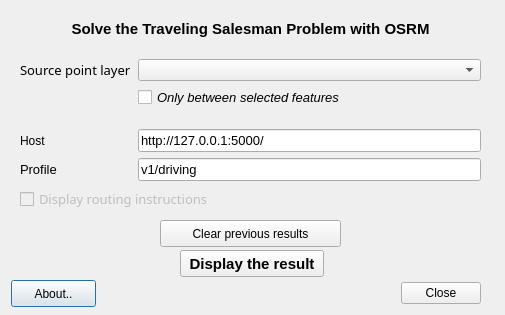
<?xml version="1.0" encoding="UTF-8"?>
<ui version="4.0">
 <class>OsrmTspDialog</class>
 <widget class="QDialog" name="OsrmTspDialog">
  <property name="geometry">
   <rect>
    <x>0</x>
    <y>0</y>
    <width>505</width>
    <height>315</height>
   </rect>
  </property>
  <property name="windowTitle">
   <string>OSRM</string>
  </property>
  <widget class="QPushButton" name="pushButton_about">
   <property name="geometry">
    <rect>
     <x>11</x>
     <y>280</y>
     <width>85</width>
     <height>27</height>
    </rect>
   </property>
   <property name="text">
    <string>About..</string>
   </property>
  </widget>
  <widget class="QDialogButtonBox" name="close_button_box">
   <property name="geometry">
    <rect>
     <x>390</x>
     <y>280</y>
     <width>91</width>
     <height>27</height>
    </rect>
   </property>
   <property name="orientation">
    <enum>Qt::Horizontal</enum>
   </property>
   <property name="standardButtons">
    <set>QDialogButtonBox::Close</set>
   </property>
  </widget>
  <widget class="QPushButton" name="pushButton_display">
   <property name="geometry">
    <rect>
     <x>180</x>
     <y>250</y>
     <width>144</width>
     <height>27</height>
    </rect>
   </property>
   <property name="font">
    <font>
     <family>Arial</family>
     <pointsize>11</pointsize>
     <weight>75</weight>
     <bold>true</bold>
    </font>
   </property>
   <property name="text">
    <string>Display the result</string>
   </property>
  </widget>
  <widget class="QWidget" name="layoutWidget">
   <property name="geometry">
    <rect>
     <x>20</x>
     <y>20</y>
     <width>461</width>
     <height>191</height>
    </rect>
   </property>
   <layout class="QFormLayout" name="formLayout">
    <property name="fieldGrowthPolicy">
     <enum>QFormLayout::AllNonFixedFieldsGrow</enum>
    </property>
    <item row="1" column="0">
     <spacer name="verticalSpacer_3">
      <property name="orientation">
       <enum>Qt::Vertical</enum>
      </property>
      <property name="sizeHint" stdset="0">
       <size>
        <width>20</width>
        <height>40</height>
       </size>
      </property>
     </spacer>
    </item>
    <item row="2" column="0">
     <widget class="QLabel" name="label_3">
      <property name="font">
       <font>
        <family>Sans Serif</family>
        <pointsize>10</pointsize>
       </font>
      </property>
      <property name="text">
       <string>Source point layer</string>
      </property>
     </widget>
    </item>
    <item row="2" column="1">
     <widget class="QgsMapLayerComboBox" name="comboBox_layer"/>
    </item>
    <item row="3" column="1">
     <widget class="QCheckBox" name="checkBox_selec_features">
      <property name="font">
       <font>
        <family>MS Shell Dlg 2</family>
        <pointsize>10</pointsize>
        <italic>true</italic>
       </font>
      </property>
      <property name="text">
       <string>Only between selected features</string>
      </property>
     </widget>
    </item>
    <item row="5" column="1">
     <spacer name="verticalSpacer_2">
      <property name="orientation">
       <enum>Qt::Vertical</enum>
      </property>
      <property name="sizeHint" stdset="0">
       <size>
        <width>20</width>
        <height>40</height>
       </size>
      </property>
     </spacer>
    </item>
    <item row="6" column="0">
     <widget class="QLabel" name="label_host">
      <property name="text">
       <string>Host</string>
      </property>
     </widget>
    </item>
    <item row="6" column="1">
     <widget class="QLineEdit" name="lineEdit_host">
      <property name="font">
       <font>
        <pointsize>10</pointsize>
       </font>
      </property>
      <property name="text">
       <string>http://127.0.0.1:5000/</string>
      </property>
     </widget>
    </item>
    <item row="7" column="0">
     <widget class="QLabel" name="label_4">
      <property name="font">
       <font>
        <pointsize>10</pointsize>
       </font>
      </property>
      <property name="text">
       <string>Profile</string>
      </property>
     </widget>
    </item>
    <item row="7" column="1">
     <widget class="QLineEdit" name="lineEdit_profileName">
      <property name="font">
       <font>
        <pointsize>10</pointsize>
       </font>
      </property>
      <property name="text">
       <string>v1/driving</string>
      </property>
     </widget>
    </item>
    <item row="8" column="0" colspan="2">
     <widget class="QCheckBox" name="checkBox_instructions">
      <property name="enabled">
       <bool>false</bool>
      </property>
      <property name="font">
       <font>
        <family>Sans Serif</family>
        <pointsize>10</pointsize>
        <italic>false</italic>
       </font>
      </property>
      <property name="text">
       <string>Display routing instructions</string>
      </property>
     </widget>
    </item>
    <item row="0" column="0" colspan="2">
     <widget class="QLabel" name="label_subtitle">
      <property name="font">
       <font>
        <family>Arial</family>
        <pointsize>11</pointsize>
        <weight>75</weight>
        <bold>true</bold>
       </font>
      </property>
      <property name="toolTip">
       <string>&lt;html&gt;&lt;head/&gt;&lt;body&gt;&lt;p align=&quot;center&quot;&gt;&lt;br/&gt;&lt;/p&gt;&lt;/body&gt;&lt;/html&gt;</string>
      </property>
      <property name="text">
       <string>&lt;html&gt;&lt;head/&gt;&lt;body&gt;&lt;p align=&quot;center&quot;&gt;Solve the Traveling Salesman Problem with OSRM&lt;/p&gt;&lt;/body&gt;&lt;/html&gt;</string>
      </property>
     </widget>
    </item>
   </layout>
  </widget>
  <widget class="QPushButton" name="pushButton_clear">
   <property name="geometry">
    <rect>
     <x>160</x>
     <y>220</y>
     <width>181</width>
     <height>27</height>
    </rect>
   </property>
   <property name="font">
    <font>
     <family>Arial</family>
    </font>
   </property>
   <property name="text">
    <string>Clear previous results</string>
   </property>
  </widget>
 </widget>
 <customwidgets>
  <customwidget>
   <class>QgsMapLayerComboBox</class>
   <extends>QComboBox</extends>
   <header>qgsmaplayercombobox.h</header>
  </customwidget>
 </customwidgets>
 <resources/>
 <connections>
  <connection>
   <sender>close_button_box</sender>
   <signal>accepted()</signal>
   <receiver>OsrmTspDialog</receiver>
   <slot>accept()</slot>
   <hints>
    <hint type="sourcelabel">
     <x>20</x>
     <y>20</y>
    </hint>
    <hint type="destinationlabel">
     <x>20</x>
     <y>20</y>
    </hint>
   </hints>
  </connection>
  <connection>
   <sender>close_button_box</sender>
   <signal>rejected()</signal>
   <receiver>OsrmTspDialog</receiver>
   <slot>reject()</slot>
   <hints>
    <hint type="sourcelabel">
     <x>20</x>
     <y>20</y>
    </hint>
    <hint type="destinationlabel">
     <x>20</x>
     <y>20</y>
    </hint>
   </hints>
  </connection>
 </connections>
</ui>
